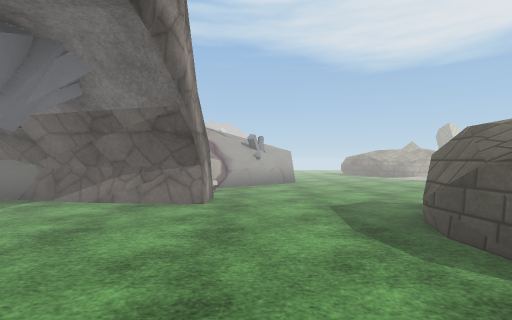
[1] (above)

17 first-person views from a walk through a 3-D level made in the Unity game engine. The camera is 1.2 m above the floor, looks level and sees 85° across. The floor is counted in squares, 2 m on a side. Each view is taken from the middle of a square. On the plan, view 1 faces up. The plan holds only what a view shows up to about 9 squares ahead; the rest is blank. The place goes on beyond the plan. The player character is not drawn. Some animated figures are left out. Some surface patterns are stand-ins.

[2]
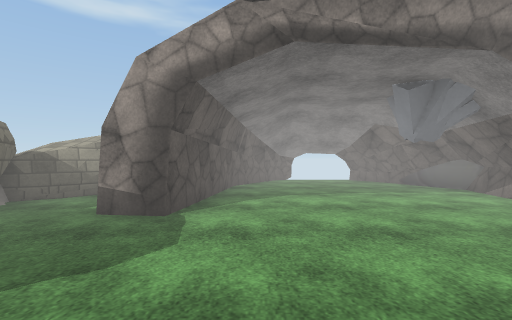

[3]
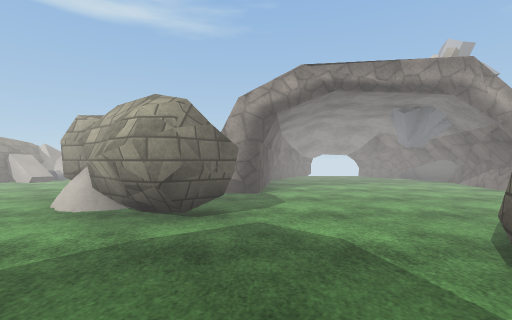

[4]
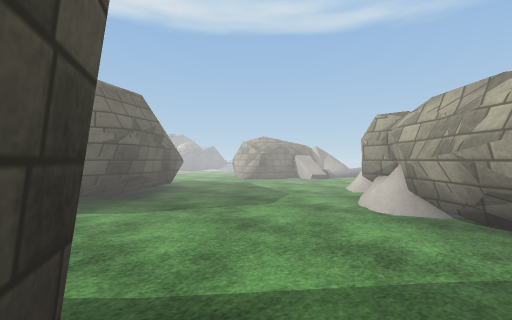

[5]
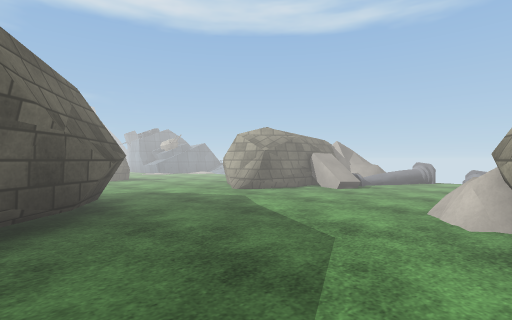

[6]
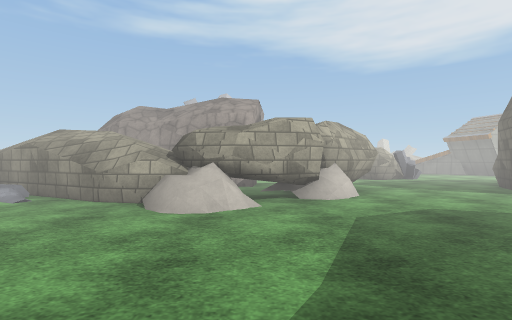

[7]
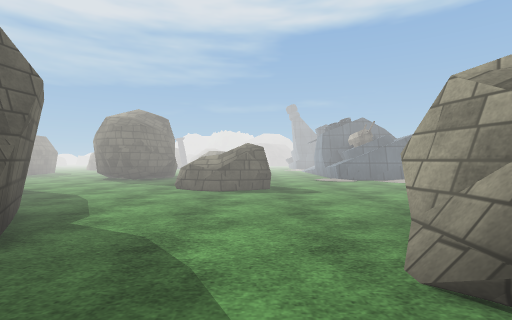

[8]
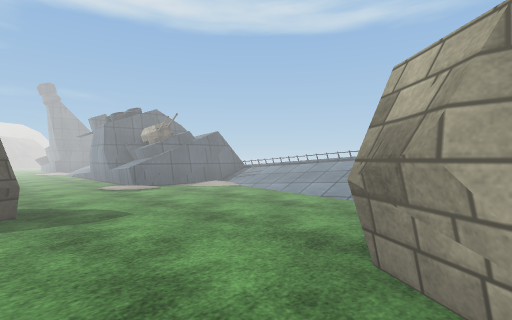

[9]
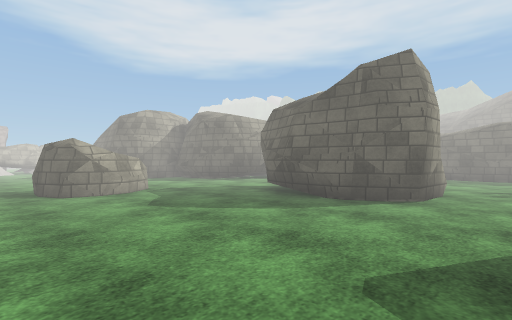

[10]
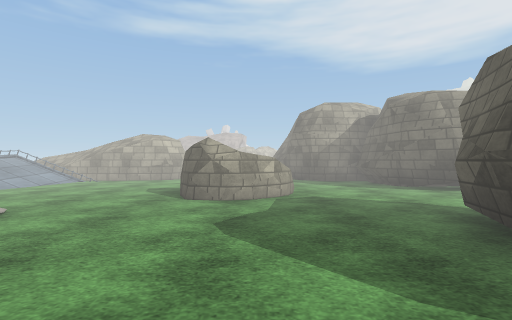

[11]
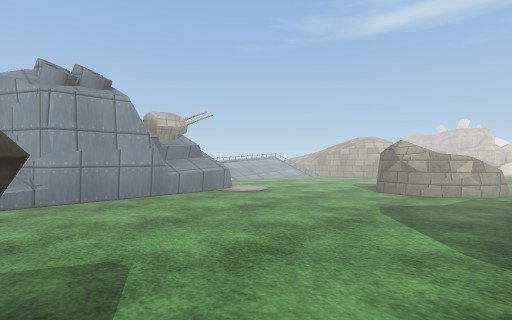

[12]
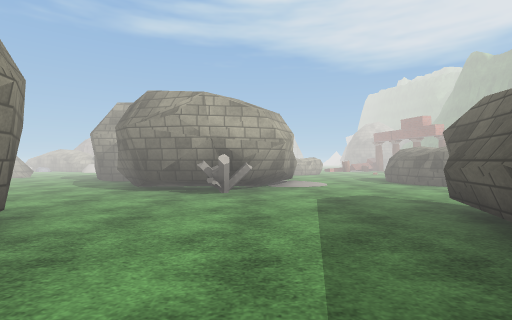

[13]
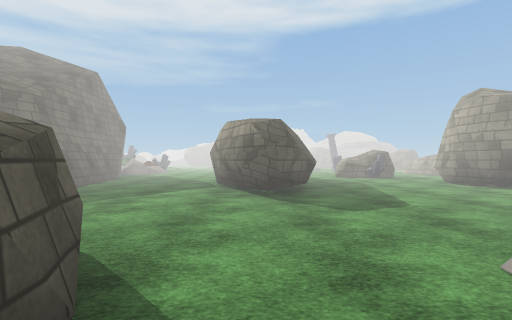

[14]
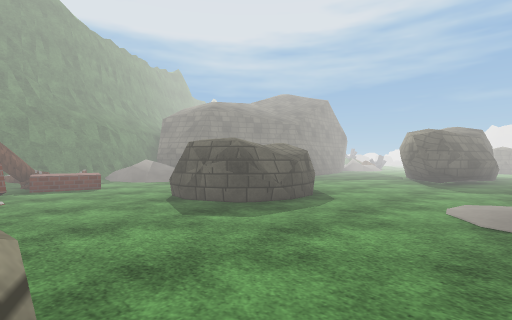

[15]
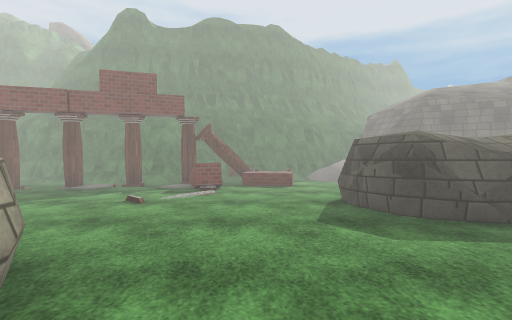

[16]
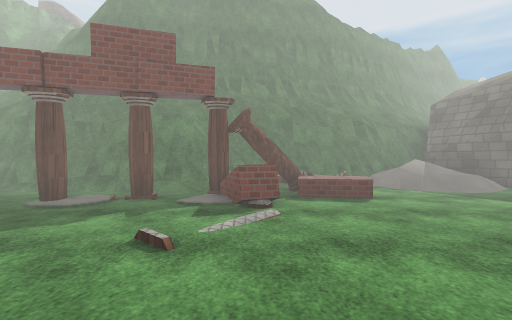

[17]
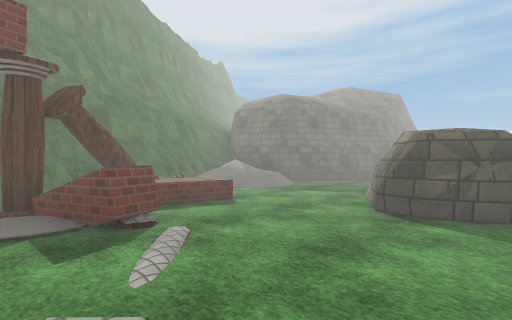

### Floor plan
Key: @ floor where view 1 was taken; # wall or solid block; x gap in a wall; . main floor; : floor 1.5 m higher than the main floor; + floor 2 m higher than the main floor; / step, stairs or slope; = window, fence, low wall or low ledge; ^ raised ledge; v drop or lower ground; R rock; O other object.
Columns run from 7 left of view 1 to 17 right of it. Each row starts with its distance up from view 1.
  9          ...=
  8         #....
  7        O....
  6       #.....
  5       O....
  4  ######....
  3  #.......#
  2  ........#
  1 #........##O..
  0 ###....@......
 -1   #####.....#         #
 -2    ## #RR...#        .#
 -3  ####RRR...##      #..#
 -4   #.^RR.....      ..O.#
 -5  ==........      .....#
 -6  =........#   RR......##
 -7  OO#....###   .R....=#=#
 -8  O####..#     .......^=#
 -9 #:+###..##    .......==#
-10  /###....##    ..##.../##
-11  //.......#  ##..##^./ /#
-12  //.......####....# ../##
-13 v/....RR...#O#..... ..##
-14 v/.....R........#....##
-15 v////.....#....##....#
-16  #O#.....###...###..##
-17  ###.....###...###..##
-18    #...........#  ...#
-19   x/...#...O ..#  ...#

Positions as (right, up) in squares from view 1, and headings:
1: (0, 0), facing up
2: (2, 0), facing left
3: (4, -1), facing left
4: (4, -2), facing down-left
5: (2, -4), facing down-left
6: (-1, -8), facing up
7: (-1, -7), facing down
8: (-1, -9), facing down-left
9: (-2, -19), facing up-right
10: (0, -18), facing up
11: (1, -19), facing up-left
12: (6, -18), facing up
13: (9, -10), facing down
14: (7, -7), facing down-right
15: (7, -8), facing right
16: (9, -7), facing right
17: (10, -6), facing down-right
